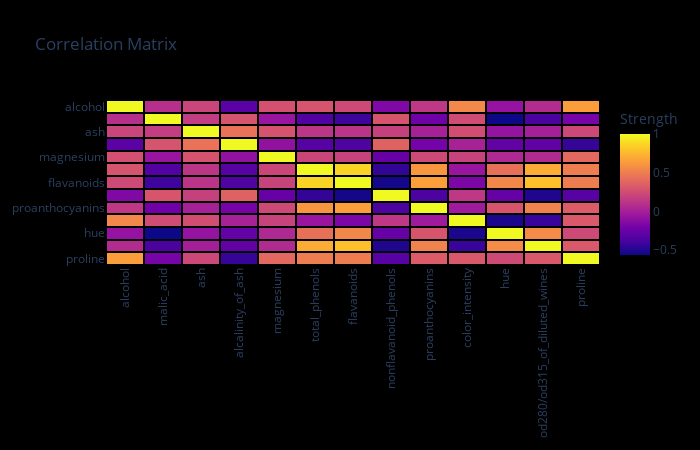

Source (notebook cell):
### Code cell
fig

### Figure 1 — Plotly figure (JSON) as saved in the notebook; plotly's stock layout.template omitted (floating-point values rounded to 4 significant figures; data arrays with more than 128 entries replaced by an {"elided": "..."} marker saying what was removed)
{"data": [{"colorbar": {"title": {"text": "Strength"}}, "connectgaps": false, "type": "heatmap", "x": ["alcohol", "malic_acid", "ash", "alcalinity_of_ash", "magnesium", "total_phenols", "flavanoids", "nonflavanoid_phenols", "proanthocyanins", "color_intensity", "hue", "od280/od315_of_diluted_wines", "proline"], "xgap": 2, "y": ["proline", "od280/od315_of_diluted_wines", "hue", "color_intensity", "proanthocyanins", "nonflavanoid_phenols", "flavanoids", "total_phenols", "magnesium", "alcalinity_of_ash", "ash", "malic_acid", "alcohol"], "ygap": 2, "z": {"elided": "13x13 float values"}}], "layout": {"autosize": false, "height": 450, "paper_bgcolor": "rgb(0,0,0,0)", "plot_bgcolor": "rgb(0,0,0,0)", "title": {"text": "Correlation Matrix"}, "width": 700, "xaxis": {"automargin": true, "autorange": true, "range": [-0.5, 12.5], "showgrid": false, "tickangle": -90, "ticks": "", "type": "category"}, "yaxis": {"automargin": true, "autorange": true, "range": [-0.5, 12.5], "showgrid": false, "ticks": "", "type": "category"}}}
